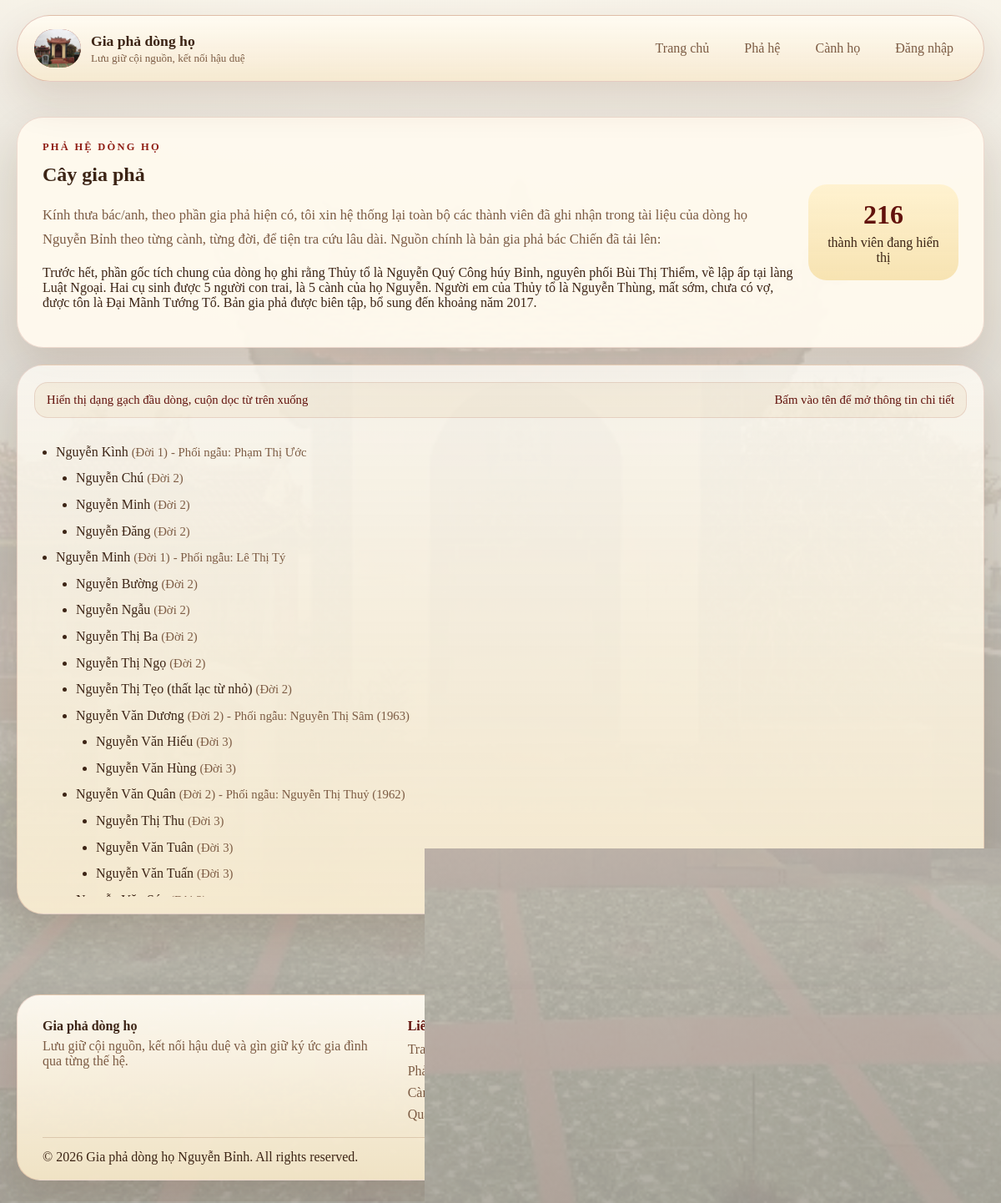
The app's page /family-tree/ with its own data.
### genealogy/models.py (models this page shows, shortened)
class FamilyMember(models.Model):
    class Gender(models.TextChoices):
        MALE = 'male', 'Nam'
        FEMALE = 'female', 'Nữ'
        OTHER = 'other', 'Khác'
    full_name = models.CharField('Họ và tên', max_length=150)
    parent = models.ForeignKey(
        'self',
        verbose_name='Thành viên đời trước',
        related_name='children',
        on_delete=models.SET_NULL,
        null=True,
        blank=True,
    )
    spouse_name = models.CharField('Tên vợ/chồng', max_length=150, blank=True)
    father_name = models.CharField('Tên cha', max_length=150, blank=True)
    mother_name = models.CharField('Tên mẹ', max_length=150, blank=True)
    gender = models.CharField(
        'Giới tính',
        max_length=10,
        choices=Gender.choices,
        default=Gender.OTHER,
    )
    generation = models.PositiveIntegerField('Đời thứ', default=1)
    birth_year = models.PositiveIntegerField('Năm sinh', null=True, blank=True)
    death_year = models.PositiveIntegerField('Năm mất', null=True, blank=True)
    hometown = models.CharField('Quê quán', max_length=150, blank=True)
    occupation = models.CharField('Nghề nghiệp', max_length=150, blank=True)
    achievements = models.TextField('Công danh', blank=True)
    education = models.CharField('Trình độ', max_length=150, blank=True)
    biography = models.TextField('Tiểu sử ngắn', blank=True)
    notes = models.TextField('Ghi chú', blank=True)
    is_highlighted = models.BooleanField('Nổi bật ở trang giới thiệu', default=False)
    created_at = models.DateTimeField(auto_now_add=True)
    updated_at = models.DateTimeField(auto_now=True)
    class Meta:
        verbose_name = 'Thành viên gia phả'
        verbose_name_plural = 'Thành viên gia phả'
        ordering = ['generation', 'full_name']
    @property
    def lifespan(self):
        if self.birth_year and self.death_year:
            return f'{self.birth_year} - {self.death_year}'
        if self.birth_year:
            return f'Sinh năm {self.birth_year}'
        return 'Chưa cập nhật năm sinh'

### genealogy/views.py (the view)
# urls.py: path('family-tree/', views.family_tree, name='family_tree'),
def family_tree(request):
    members = list(FamilyMember.objects.select_related('parent'))
    nodes_by_parent = {}
    roots = []
    for member in members:
        nodes_by_parent.setdefault(member.parent_id, []).append(member)
    for member in members:
        if member.parent_id is None:
            roots.append(build_tree(nodes_by_parent, member))
    context = {
        'tree': roots,
        'member_count': len(members),
    }
    return render(request, 'genealogy/family_tree.html', context)

### genealogy/views.py (called while the page is built)
def build_tree(nodes_by_parent, member):
    return {
        'member': member,
        'children': [build_tree(nodes_by_parent, child) for child in nodes_by_parent.get(member.id, [])],
    }

### templates/genealogy/family_tree.html (shortened to what this page needs)
{% extends 'base.html' %}
{% block content %}
<section class="section">
    <div class="container">
        <div class="tree-header-card">
            <div>
                <p class="eyebrow">Phả hệ dòng họ</p>
                <h1>Cây gia phả</h1>
                <p class="lead">Kính thưa bác/anh, theo phần gia phả hiện có, tôi xin hệ thống lại toàn bộ các thành viên đã ghi nhận trong tài liệu của dòng họ Nguyễn Bỉnh
                     theo từng cành, từng đời, để tiện tra cứu lâu dài. Nguồn chính là bản gia phả bác Chiến đã tải lên:</p>
                <p>
                Trước hết, phần gốc tích chung của dòng họ ghi rằng Thủy tổ là Nguyễn Quý Công húy Bỉnh, nguyên phối Bùi Thị Thiểm,
                về lập ấp tại làng Luật Ngoại. Hai cụ sinh được 5 người con trai, là 5 cành của họ Nguyễn. Người em của Thủy tổ là Nguyễn Thùng,
                mất sớm, chưa có vợ, được tôn là Đại Mãnh Tướng Tổ. Bản gia phả được biên tập, bổ sung đến khoảng năm 2017.
                </p>
            </div>
            <div class="tree-tip">
                <strong>{{ member_count }}</strong>
                <span>thành viên đang hiển thị</span>
            </div>
        </div>
        {% if tree %}
            <div class="tree-board">
                <div class="tree-guide">
                    <span>Hiển thị dạng gạch đầu dòng, cuộn dọc từ trên xuống</span>
                    <span>Bấm vào tên để mở thông tin chi tiết</span>
                </div>
                <div class="bullet-tree-wrapper">
                    <ul class="bullet-tree-list">
                        {% for node in tree %}
                            {% include 'genealogy/partials/tree_node_bullet.html' with node=node %}
                        {% endfor %}
                    </ul>
                </div>
            </div>
        {% else %}
            <div class="member-card empty-state">
                <h2>Chưa có dữ liệu gia phả</h2>
                <p>Vui lòng vào trang quản trị để thêm thành viên và xây dựng cây phả hệ đầu tiên.</p>
                <a class="button primary" href="{% url 'manage_members' %}">Mở trang quản trị</a>
            </div>
        {% endif %}
    </div>
</section>
{% endblock %}

### templates/genealogy/partials/tree_node_bullet.html
<li class="bullet-tree-item">
    <button
        class="member-line-button"
        type="button"
        data-member-id="{{ node.member.id }}"
        data-member-name="{{ node.member.full_name }}"
        data-member-generation="Đời thứ {{ node.member.generation }}"
        data-member-years="{{ node.member.lifespan }}"
        data-member-hometown="{% if node.member.hometown %}Quê quán: {{ node.member.hometown }}{% else %}Quê quán: Chưa cập nhật{% endif %}"
        data-member-spouse="{% if node.member.spouse_name %}Phối ngẫu: {{ node.member.spouse_name }}{% else %}Phối ngẫu: Chưa cập nhật{% endif %}"
        data-member-bio="{% if node.member.biography %}{{ node.member.biography }}{% else %}Chưa có mô tả chi tiết.{% endif %}"
    >
        {{ node.member.full_name }}
        <span class="member-line-meta">(Đời {{ node.member.generation }})</span>
        {% if node.member.spouse_name %}
            <span class="member-line-meta">- Phối ngẫu: {{ node.member.spouse_name }}</span>
        {% endif %}
    </button>
    {% if node.children %}
        <ul class="bullet-tree-list">
            {% for node in node.children %}
                {% include 'genealogy/partials/tree_node_bullet.html' with node=node %}
            {% endfor %}
        </ul>
    {% endif %}
</li>

### static/css/site.css (style rules this page uses)
:root { --bg: #efe1c2; --paper: rgba(255, 250, 239, 0.94); --paper-strong: #fff7e4; --paper-soft: #f4ead2; --ink: #3c2415; --muted: #7c5b43; --line: rgba(141, 93, 54, 0.26); --accent: #8f1d14; --accent-strong: #62120c; --accent-soft: rgba(185, 57, 34, 0.1); --gold: #b8892d; --danger: #8a2f24; --shadow: 0 22px 50px rgba(82, 42, 17, 0.14); --radius-xl: 32px; --radius-lg: 24px; --radius-md: 18px; }
* { box-sizing: border-box; }
html { scroll-behavior: smooth; }
body { margin: 0; color: var(--ink); font-family: "Times New Roman", Georgia, serif; background: linear-gradient(rgba(248, 243, 232, 0.88), rgba(165, 161, 154, 0.88)), url("/static/images/bg.jpg") center/cover no-repeat fixed; position: relative; }
body::before { content: ""; position: fixed; inset: 0; background: rgba(255, 248, 235, 0.06); pointer-events: none; z-index: 0; }
button, input, select, textarea { font: inherit; }
.container { width: min(1160px, calc(100% - 32px)); margin: 0 auto; }
.hero-section, .section { padding: 42px 0 24px; }
.hero-copy, .hero-panel, .tree-header-card, .tree-board, .manage-header-card, .feature-card, .member-card, .table-card, .form-card, .member-modal__dialog { background: var(--paper); border: 1px solid rgba(143, 29, 20, 0.14); box-shadow: var(--shadow); }
.panel-label, .eyebrow { margin: 0 0 12px; font-size: 0.78rem; font-weight: 700; letter-spacing: 0.18em; text-transform: uppercase; color: var(--accent); }
h1, h2, h3, p { margin-top: 0; }
.lead, .section-note { color: var(--muted); font-size: 1.04rem; line-height: 1.75; }
.tree-header-card, .manage-header-card { display: flex; align-items: center; justify-content: space-between; gap: 18px; padding: 28px 30px; border-radius: var(--radius-xl); margin-bottom: 20px; }
.tree-tip { display: grid; gap: 6px; min-width: 180px; padding: 18px; border-radius: 22px; background: linear-gradient(180deg, rgba(255, 241, 205, 0.92), rgba(246, 224, 171, 0.9)); text-align: center; }
.tree-tip strong { font-size: 2rem; color: var(--accent-strong); }
.tree-board { padding: 20px; border-radius: var(--radius-xl); background: linear-gradient(180deg, rgba(255, 252, 245, 0.78), rgba(247, 235, 208, 0.96)); }
.tree-guide { display: flex; align-items: center; justify-content: space-between; gap: 12px; margin-bottom: 14px; padding: 12px 14px; border: 1px solid rgba(143, 29, 20, 0.12); border-radius: 16px; background: rgba(184, 137, 45, 0.08); color: var(--accent-strong); font-size: 0.92rem; }
.bullet-tree-wrapper { max-height: 70vh; overflow-y: auto; overflow-x: hidden; padding: 8px 2px; }
.bullet-tree-list { margin: 0; padding-left: 24px; list-style: disc; }
.bullet-tree-item { margin: 6px 0; }
.member-line-button { border: none; background: transparent; color: var(--ink); cursor: pointer; font: inherit; text-align: left; padding: 0; line-height: 1.6; }
.member-line-meta { color: var(--muted); font-size: 0.92rem; }

### records on screen
FamilyMember: member.full_name "Nguyễn Kình", member.generation "1", member.spouse_name "Phạm Thị Ước"
FamilyMember: member.full_name "Nguyễn Chú", member.generation "2"
FamilyMember: member.full_name "Nguyễn Minh", member.generation "2"
FamilyMember: member.full_name "Nguyễn Đăng", member.generation "2"
FamilyMember: member.full_name "Nguyễn Minh", member.generation "1", member.spouse_name "Lê Thị Tý"
FamilyMember: member.full_name "Nguyễn Bường", member.generation "2"
FamilyMember: member.full_name "Nguyễn Ngẫu", member.generation "2"
FamilyMember: member.full_name "Nguyễn Thị Ba", member.generation "2"
FamilyMember: member.full_name "Nguyễn Thị Ngọ", member.generation "2"
FamilyMember: member.full_name "Nguyễn Thị Tẹo (thất lạc từ nhỏ)", member.generation "2"
FamilyMember: member.full_name "Nguyễn Văn Dương", member.generation "2", member.spouse_name "Nguyễn Thị Sâm (1963)"
FamilyMember: member.full_name "Nguyễn Văn Hiếu", member.generation "3"
FamilyMember: member.full_name "Nguyễn Văn Hùng", member.generation "3"
FamilyMember: member.full_name "Nguyễn Văn Quân", member.generation "2", member.spouse_name "Nguyễn Thị Thuỷ (1962)"
FamilyMember: member.full_name "Nguyễn Thị Thu", member.generation "3"
FamilyMember: member.full_name "Nguyễn Văn Tuân", member.generation "3"
FamilyMember: member.full_name "Nguyễn Văn Tuấn", member.generation "3"

### other values on screen
{{ member_count }} "216"
